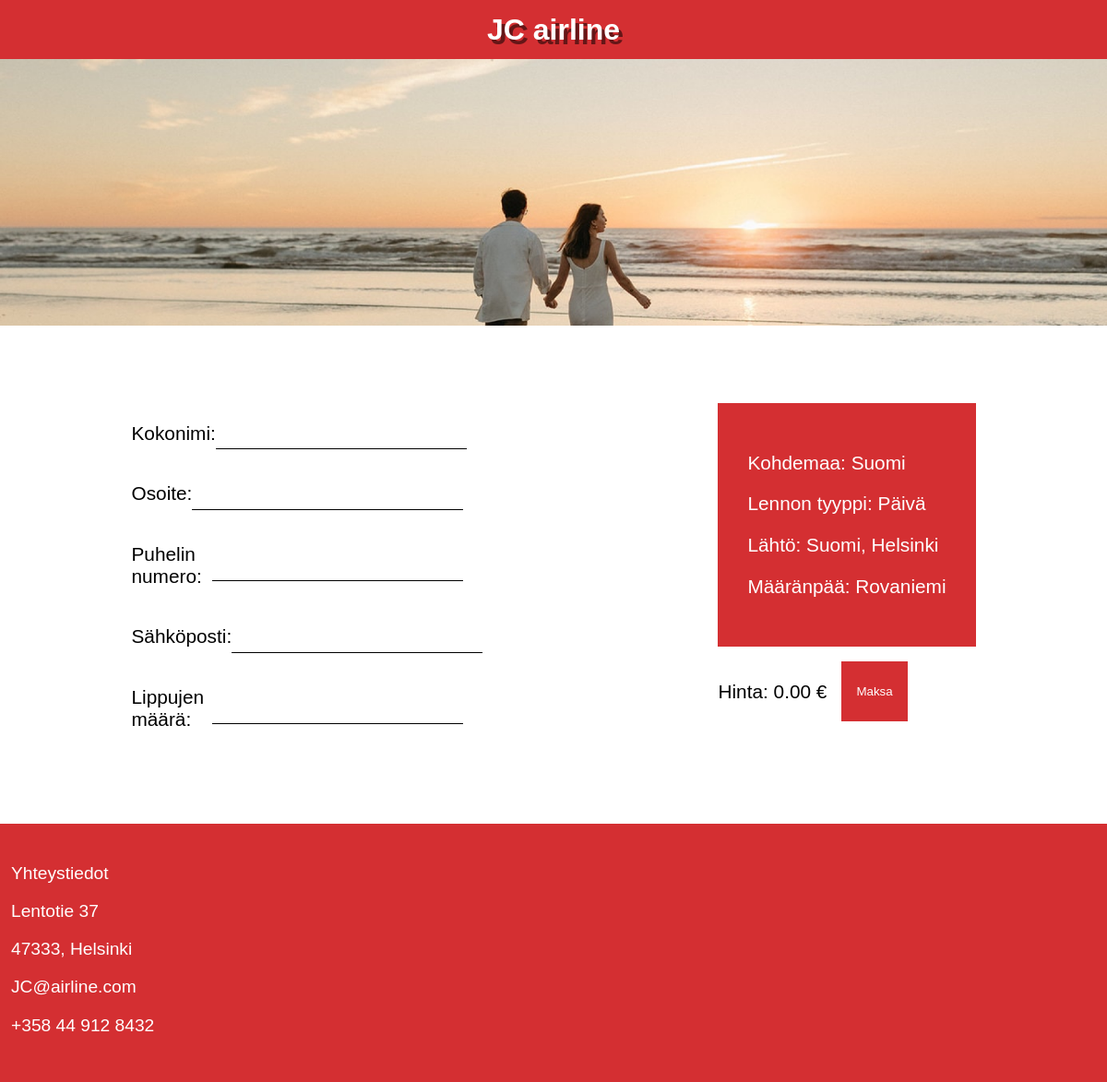
The app's page /third_page.php?LentoID=4 with its own data.
### tables this page shows
CREATE TABLE `lennot` (
  `LentoID` int(11) NOT NULL,
  `Kohdemaa` varchar(255) NOT NULL,
  `Kaupunki` varchar(255) NOT NULL,
  `Aika` varchar(255) NOT NULL,
  `Kone` varchar(20) NOT NULL,
  `LipunHinta` decimal(10,2) NOT NULL,
  `VapaatPaikat` int(11) NOT NULL
);

### third_page.php (the view, shortened to what this page needs)
<?php
$servername = "127.0.0.1";
$username = "root";
$password = "";
$dbname = "jcairline_db";
$port = 3307;
$conn = new mysqli($servername, $username, $password, $dbname, $port);
$flightID = isset($_GET['LentoID']) ? intval($_GET['LentoID']) : 0;
$flight = null;
if ($flightID > 0) {
    $sql = "SELECT * FROM lennot WHERE LentoID = $flightID";
    $result = $conn->query($sql);
    if ($result && $result->num_rows > 0) {
        $flight = $result->fetch_assoc();
    } else {
        error_log("No flight found for ID: $flightID");
    }
}
?>
<!DOCTYPE html>
<html lang="en">
<head>
    <link rel="stylesheet" href="../sivusto/styles/maksu.css">
</head>
<body>
    <header>
        <div class="redBox">
            <a href="index.php" class="jcairlineText" style="text-decoration: none;">
                JC airline
            </a>
        </div>
        <img class="bannerImg" src="../sivusto/img/image 3.png" alt="Banner Image">
    </header>
    <div class="container">
        <div class="leftPanel">
            <form id="paymentForm" action="process_payment.php" method="POST">
                <div class="lineInputs">
                    <p class="FirstnameLastname">Kokonimi:</p>
                    <input type="text" name="firstname" required>
                </div>
                <div class="lineInputs">
                    <p class="address">Osoite:</p>
                    <input type="text" name="address" required>
                </div>
                <div class="lineInputs">
                    <p class="Phonenumber">Puhelin numero:</p>
                    <input type="text" name="phonenumber" required>
                </div>
                <div class="lineInputs">
                    <p class="eMail">Sähköposti:</p>
                    <input type="email" name="email" required>
                </div>
                <div class="lineInputs">
                    <p class="tickets">Lippujen määrä:</p>
                    <input type="number" id="tickets" name="ticket_count" min="1" oninput="updatePrice()" required>
                </div>
            </form>
        </div>
        <div class="rightPanel" >
            <?php if ($flight): ?>
                <div class="rightPanelContent">
                    <p class="country">Kohdemaa: <?php echo htmlspecialchars($flight['Kohdemaa']); ?></p>
                    <p class="flightType">Lennon tyyppi: <?php echo htmlspecialchars($flight['Aika']); ?></p>
                    <p class="parture">Lähtö: Suomi, Helsinki</p>
                    <p class="departure">Määränpää: <?php echo htmlspecialchars($flight['Kaupunki']); ?></p>
                </div>
                <div style="display: flex;">
                    <p id="price" class="price" style="color: black;">Hinta: 0.00 €</p>
                    <button type="button" class="payBtn" onclick="submitForm()">Maksa</button>
                </div>
            <?php else: ?>
                <p>Invalid flight selection.</p>
            <?php endif; ?>
        </div>
    </div>
    <footer>
        <div class="footerParagraphs">
            <p>Yhteystiedot</p>
            <p>Lentotie 37</p>
            <p>47333, Helsinki</p>
            <p>JC@airline.com</p>
            <p>+358 44 912 8432</p>
        </div>
    </footer>
</body>
</html>

### styles/maksu.css (style rules this page uses)
html, body { margin: 0; padding: 0; }
body { font-family: "Readex Pro", sans-serif; font-optical-sizing: auto; font-style: normal; overflow-x: hidden; }
footer { background-color: #D42F32; width: 100vw; height: 35vh; margin-top: 10vh; }
.redBox { width: 100vw; height: 8vh; background-color: #D42F32; align-content: center; text-align: center; }
.container { display: flex; justify-content: center; column-gap: 3vw; }
.container p { font-size: 1.3rem; }
.bannerImg { width: 100vw; margin-bottom: 5rem; }
.jcairlineText { margin: 0; padding: 0; font-weight: 700; font-size: 2em; color: white; text-shadow: 4px 5px #00000086; }
.footerParagraphs { padding-top: 3vh; }
.footerParagraphs p { color: white; font-size: 1.2em; margin-left: 1vw; }
.lineInputs { display: flex; width: 25vw; align-items: center; }
.lineInputs input { flex: 1; height: 4vh; border: none; border-bottom: 1px solid black; font-size: 1.3rem; }
.leftPanel { width: 25vw; }
.rightPanelContent { background-color: #D42F32; padding: 2rem; }
.rightPanel { display: flex; flex-direction: column; gap: 1em; }
.rightPanel p { color: white; }
.price { margin-right: 1rem; }
button { background-color: #D42F32; padding: 1rem; border: 0; color: white; }
@media screen and (max-width: 1200px) { .leftPanel { width: 50vw; } }
@media screen and (max-width: 1200px) { .lineInputs { width: 30vw; } }

### records on screen
lennot: Kohdemaa "Suomi", Aika "Päivä", Kaupunki "Rovaniemi"
